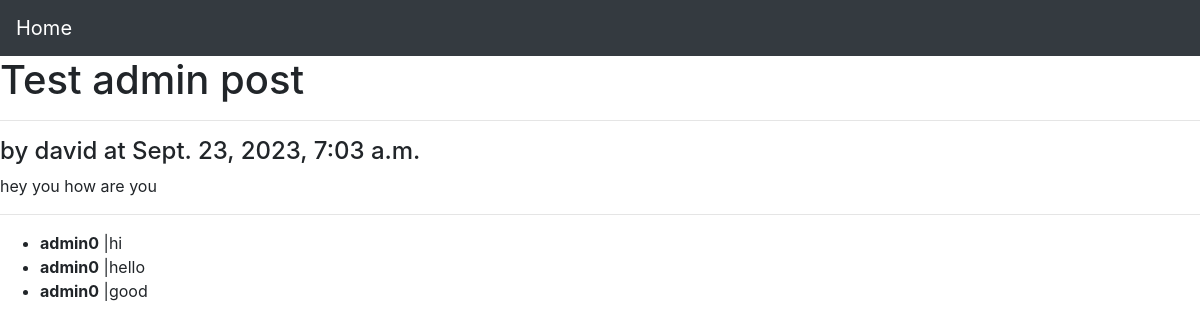
The page /articles/4/ on the database its author committed.
### articles/models.py (models this page shows, shortened)
class Article(models.Model):
    title = models.CharField(max_length=200)
    body = models.TextField()
    date = models.DateTimeField(auto_now_add=True)
    author = models.CharField(max_length=50)
    another = models.ForeignKey(get_user_model(), on_delete=models.CASCADE, null=True)

class Comment(models.Model):
    article = models.ForeignKey(Article,related_name="comments", on_delete=models.CASCADE)
    comment = models.TextField()
    writer = models.ForeignKey(get_user_model(), on_delete=models.CASCADE)

### accounts/models.py (models this page shows)
class customUser(AbstractUser):
    age = models.PositiveBigIntegerField(null=True,blank=True)

### articles/views.py (the view, shortened to what this page needs)
# urls.py: path("<int:pk>/",views.article_detail,name="article_detail"),
def article_detail(request,pk):
    article = get_object_or_404(Article,id=pk)
    form = CommentForm()
    return render(request,'articles/article_detail.html',{"article":article , "form":form})

### templates/articles/article_detail.html (shortened to what this page needs)
{% extends "base.html" %}
{% block content %}
    <h1>{{article.title}}</h1>
    <hr>
    <h4>by {{article.author}} at {{article.date}}</h4>
    <p>
        {{article.body}}
    </p>
    <hr>
    <p>
    <ul>
        {% for comment in article.comments.all %}
        <li>
            <b>{{comment.writer}}</b> |{{comment.comment}}
        </li>
        {% endfor %}
    </ul>
    </p>
{% endblock content %}

### rows shown on the page
Article: title "Test admin post", author "david", date "Sept. 23, 2023, 7:03 a.m.", body "hey you how are you"
Comment: writer "admin0", comment "hi"
Comment: writer "admin0", comment "hello"
Comment: writer "admin0", comment "good"
